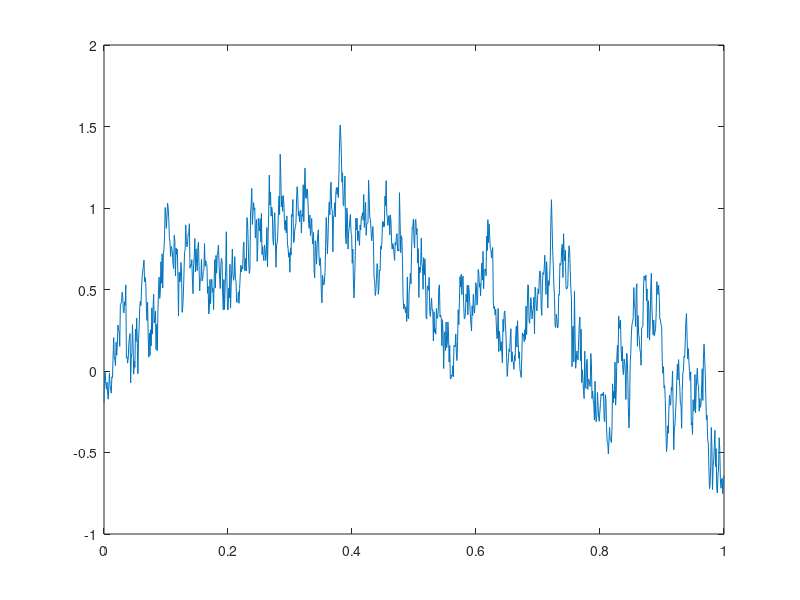

Recreate this plot in MATLAB.
clear all
% generates one dimensional fractional Brownian motion 'W' on t in [0,1] using 'n' grid points
% the method used applies FFT to a circulant covariance matrix 
% for a detailed mathematical explanation of the Matlab code and further
% examples see
 
% Kroese, D.P. and Botev, Z.I. (2013). 
% "Spatial Process Generation." 
% V. Schmidt (Ed.). Lectures on Stochastic Geometry, 
% Spatial Statistics and Random Fields, Volume II: 
% Analysis, Modeling and Simulation of Complex Structures, Springer-Verlag, Berlin.
% weblink:
% http://www.maths.uq.edu.au/~kroese/ps/MCSpatial.pdf


n=2^10;  % grid points
H = 0.3; % Hurst parameter
r=nan(n+1,1); r(1) = 1;
for k=1:n
    r(k+1) = 0.5*((k+1)^(2*H) - 2*k^(2*H) + (k-1)^(2*H));
end
r=[r; r(end-1:-1:2)]; % first rwo of circulant matrix
lambda=real(fft(r))/(2*n); % eigenvalues
W=fft(sqrt(lambda).*complex(randn(2*n,1),randn(2*n,1)));
W = n^(-H)*cumsum(real(W(1:n+1))); % rescale
plot((0:n)/n,W);

